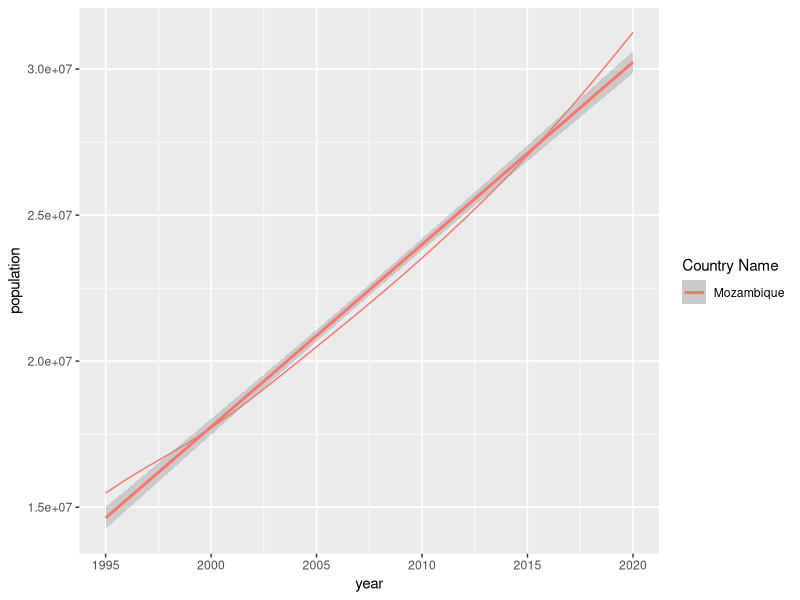
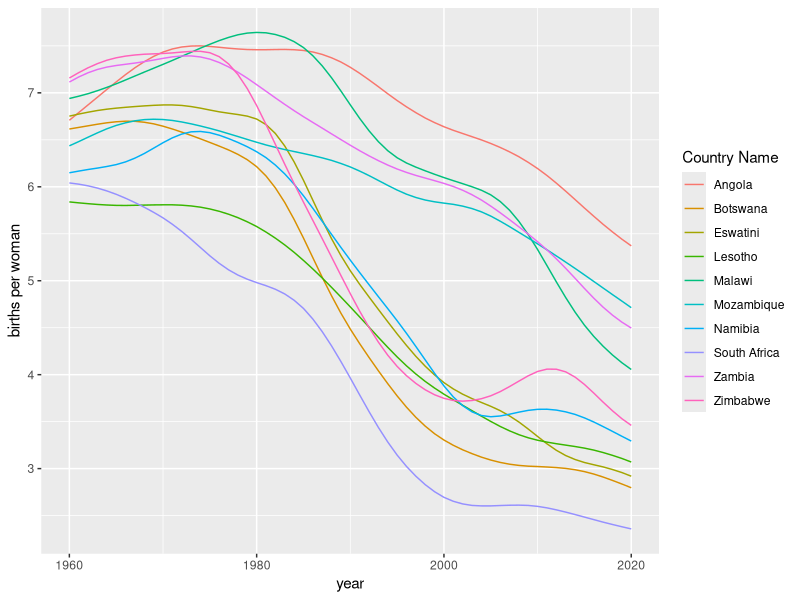
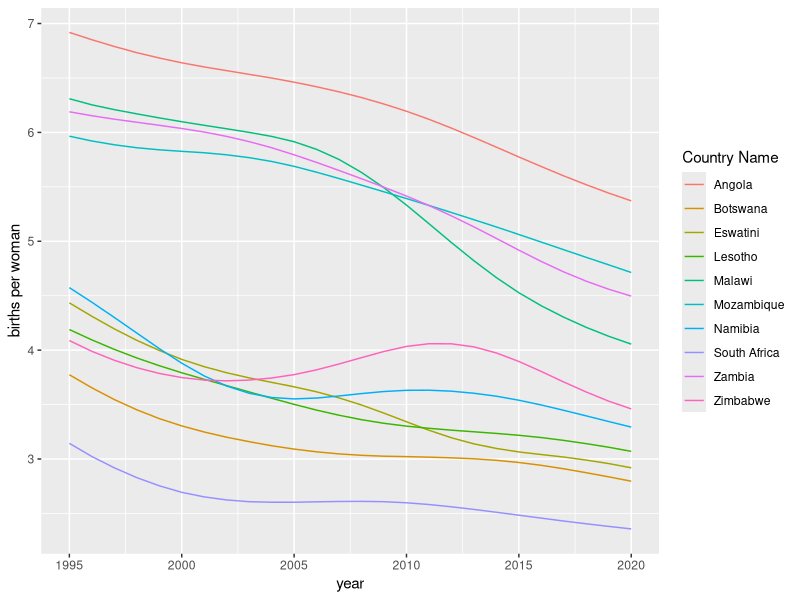
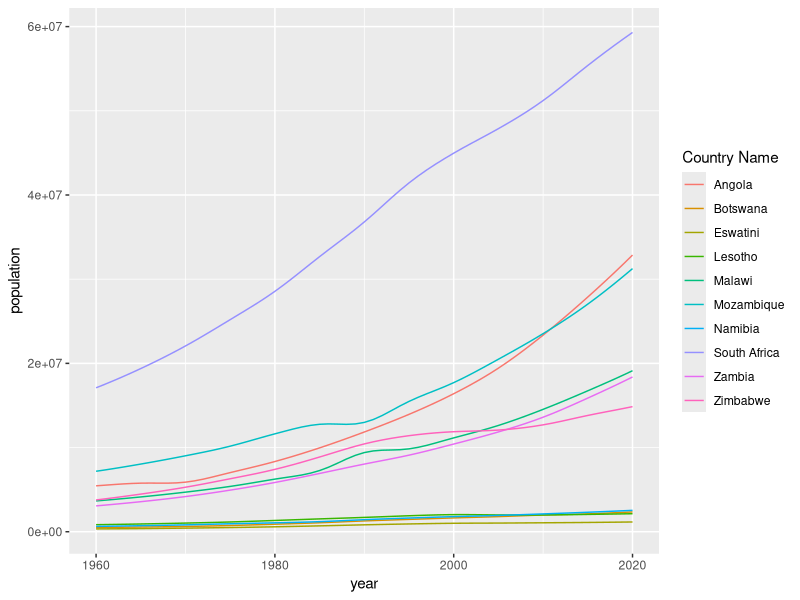
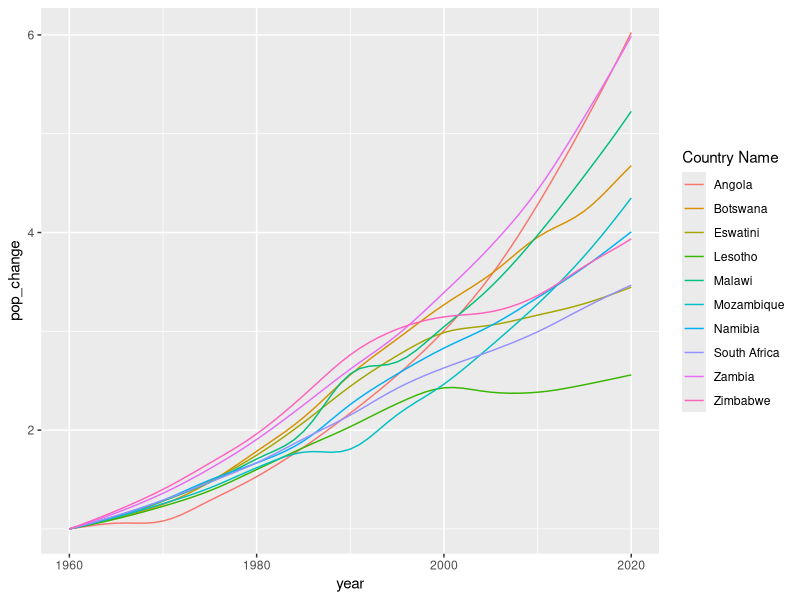
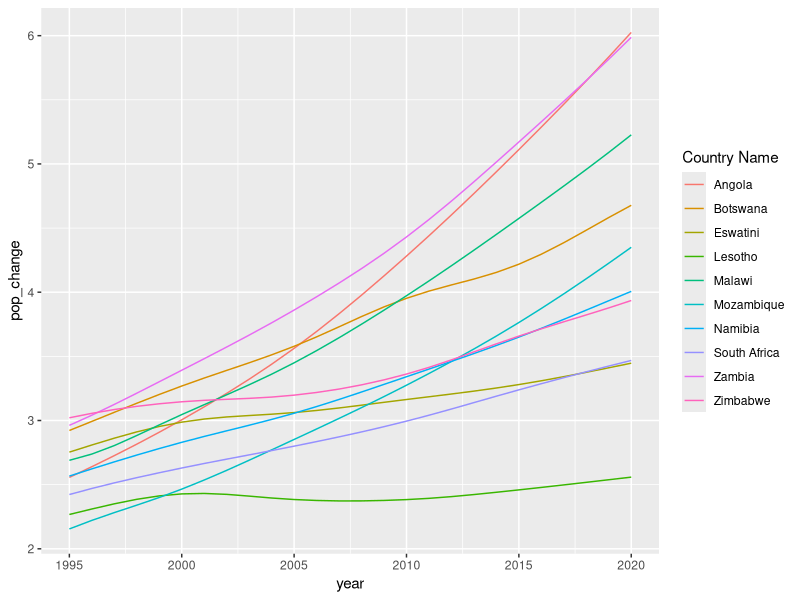
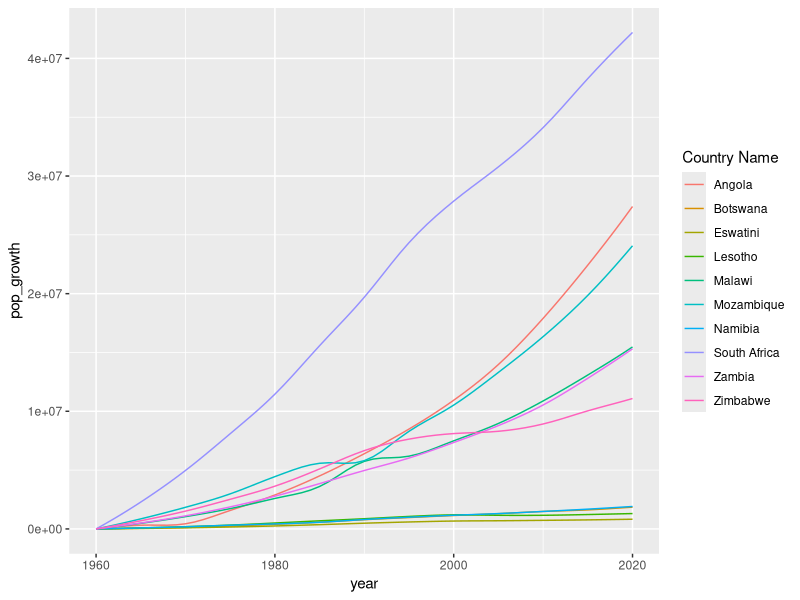

The R source for these figures, in order:
# Packages
library(tidyverse)

#------------------------------------------------------------------------------
# Import World Bank Data
#------------------------------------------------------------------------------
# Data obtained from World Bank Open Data:
# https://data.worldbank.org/

# World Population per Country
world_pop <- read_csv('data/API_SP.POP.TOTL_DS2_en_csv_v2_4019998.csv',
                      skip = 3,
                      col_select = c(
                        -`Country Code`,-`Indicator Name`,-`Indicator Code`))

# Birth Rates per Country
world_births <- read_csv('data/API_SP.DYN.TFRT.IN_DS2_EN_csv_v2_4023233.csv',
                         skip = 3,
                         col_select = c(
                           -`Country Code`,-`Indicator Name`,-`Indicator Code`))

#------------------------------------------------------------------------------
# Tidy Data
#------------------------------------------------------------------------------

# Population
sa_pop <- world_pop[world_pop$`Country Name` == 'Mozambique' |
                      world_pop$`Country Name` == 'South Africa' |
                      world_pop$`Country Name` == 'Botswana' |
                      world_pop$`Country Name` == 'Namibia' |
                      world_pop$`Country Name` == 'Angola' |
                      world_pop$`Country Name` == 'Zimbabwe' |
                      world_pop$`Country Name` == 'Eswatini' |
                      world_pop$`Country Name` == 'Zambia' |
                      world_pop$`Country Name` == 'Malawi' |
                      world_pop$`Country Name` == 'Lesotho',] %>% 
  select(-`2021`,-`...67`) %>% 
  pivot_longer(cols = -c(`Country Name`),
               names_to = 'year',
               values_to = 'population') %>% 
  mutate(year = as.double(year))

sa_pop_mod <- sa_pop %>% 
  left_join(
    y=sa_pop %>% 
      group_by(`Country Name`) %>% 
      summarise(pop_min = min(population)),
    by='Country Name'
  ) %>% 
  mutate(pop_change = population/pop_min,
         pop_growth = population-pop_min)

# row.names(sa_pop) <- sa_pop %>% pull(`Country Name`)
# 
# sa_pop_transp <- t(sa_pop)[-1,] %>% data.frame()

# Birth Rate
sa_births <- world_births[world_births$`Country Name` == 'Mozambique' |
                            world_births$`Country Name` == 'South Africa' |
                            world_births$`Country Name` == 'Botswana' |
                            world_births$`Country Name` == 'Namibia' |
                            world_births$`Country Name` == 'Angola' |
                            world_births$`Country Name` == 'Zimbabwe' |
                            world_births$`Country Name` == 'Eswatini' |
                            world_births$`Country Name` == 'Zambia' |
                            world_births$`Country Name` == 'Malawi' |
                            world_births$`Country Name` == 'Lesotho',] %>% 
  select(-`2021`,-`...67`)

sa_births_mod <- sa_births %>% 
  pivot_longer(cols = -c(`Country Name`),
               names_to = 'year',
               values_to = 'births per woman') %>% 
  mutate(year = as.double(year))

#------------------------------------------------------------------------------
# Plot
#------------------------------------------------------------------------------

# Population evolution of 10 SSA countries
plot_sa_pop <- sa_pop_mod %>% 
  ggplot(aes(x=year, y=population, color = `Country Name`)) +
  geom_line()

plot_sa_pop_change <- sa_pop_mod %>% 
  ggplot(aes(x=year, y=pop_change, color = `Country Name`)) +
  geom_line()

plot_sa_pop_growth <- sa_pop_mod %>% 
  ggplot(aes(x=year, y=pop_growth, color = `Country Name`)) +
  geom_line()

# Fertility rate (births per woman) evolution of 10 SSA countries
plot_sa_births <- sa_births_mod %>% 
  ggplot(aes(x=year, y=`births per woman`, color = `Country Name`)) +
  geom_line()

## SINCE 1995
# Population evolution of 10 SSA countries
plot_sa_pop_change_95 <- sa_pop_mod %>% 
  filter(year >= 1995) %>% 
  ggplot(aes(x=year, y=pop_change, color = `Country Name`)) +
  geom_line()

# Fertility rate (births per woman) evolution of 10 SSA countries
plot_sa_births_95 <- sa_births_mod %>% 
  filter(year >= 1995) %>% 
  ggplot(aes(x=year, y=`births per woman`, color = `Country Name`)) +
  geom_line()

#------------------------------------------------------------------------------
# Adjust for Moz
#------------------------------------------------------------------------------

# Population evolution of 10 SSA countries
plot_moz_pop_95 <- sa_pop_mod %>% 
  filter(year >= 1995 & `Country Name` == 'Mozambique') %>% 
  ggplot(aes(x=year, y=population, color = `Country Name`)) +
  geom_line() + 
  geom_smooth(method='lm', formula= y~x)
